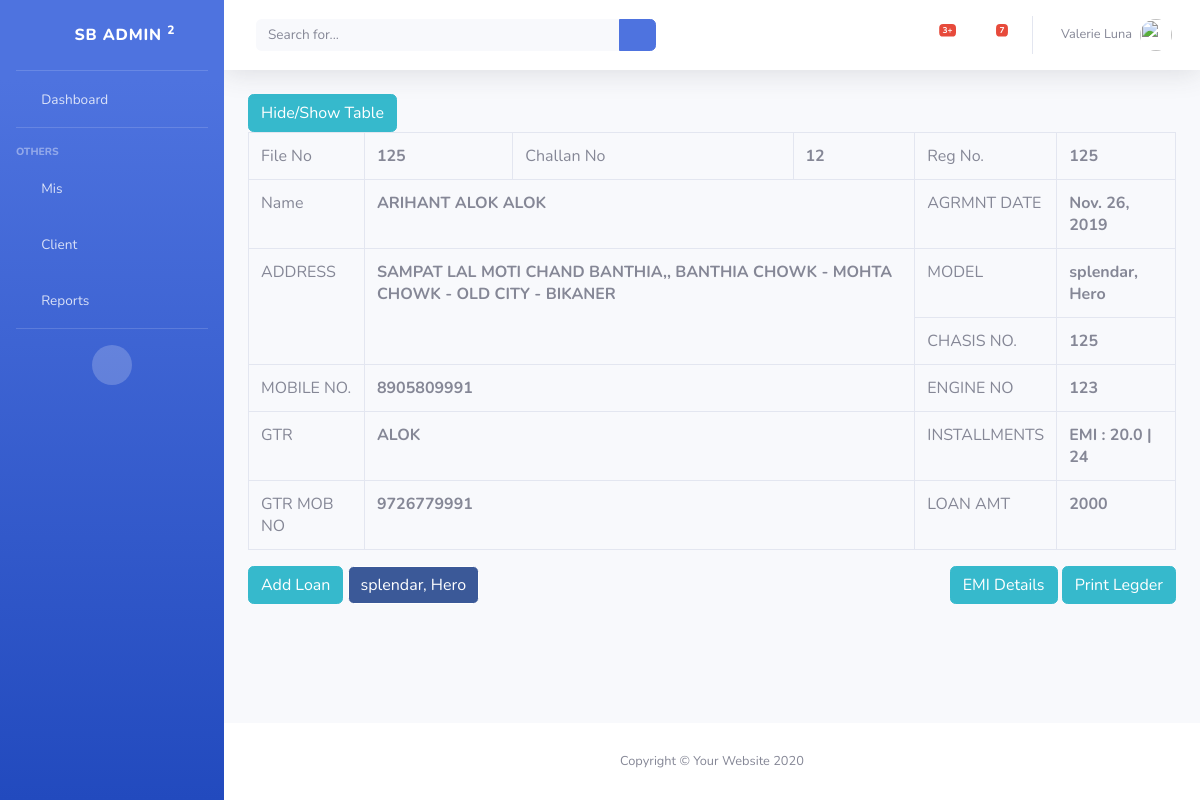
The app's page /loan/client/1/detail-loan/1 with its own data.
### loan/models.py (models this page shows, shortened)
class Client(models.Model):
    firm_id = models.ForeignKey(Firm, on_delete=models.CASCADE)
    challan_no = models.IntegerField()
    file_no = models.CharField(max_length=15)
    fname = models.CharField(max_length=50)
    mname = models.CharField(max_length=50, null=True)
    lname = models.CharField(max_length=50)
    addr = models.CharField(max_length=255)
    faliya = models.ForeignKey(Faliya, on_delete=models.CASCADE)
    mob_no = models.CharField(max_length=11)
    gtr = models.CharField(max_length=100)
    gtr_mob_no = models.CharField(max_length=11)
    class Meta:
        unique_together = ('firm_id', 'challan_no', 'file_no')

class Loan(models.Model):
    client = models.ForeignKey(Client, on_delete=models.CASCADE)
    vehical = models.ForeignKey(Vehical, on_delete=models.CASCADE)
    reg_no = models.CharField(max_length=50)
    agrmnt_date = models.DateField()
    chasis_no = models.CharField(max_length=50)
    engine_no = models.CharField(max_length=50)
    principle_amt = models.IntegerField()
    intrest_rate = models.FloatField()
    emi_amt = models.FloatField()
    months = models.IntegerField()
    class Meta:
        unique_together = ('reg_no', 'chasis_no', 'engine_no')

class Faliya(models.Model):
    village_id = models.ForeignKey(Village, on_delete=models.CASCADE)
    name = models.CharField(max_length=255)
    def __str__(self):
        return "{} - {}".format(self.name, self.village_id)

class Village(models.Model):
    taluka_id = models.ForeignKey(Taluka, on_delete=models.CASCADE)
    name = models.CharField(max_length=255)
    def __str__(self):
        return "{} - {}".format(self.name, self.taluka_id)

class Taluka(models.Model):
    district_id = models.ForeignKey(District, on_delete=models.CASCADE)
    name = models.CharField(max_length=255)
    def __str__(self):
        return "{} - {}".format(self.name, self.district_id)

class District(models.Model):
    name = models.CharField(max_length=255)
    class Meta:
        ordering = ['name']
    def __str__(self):
        return self.name

class Vehical(models.Model):
    company = models.CharField(max_length=255)
    name = models.CharField(max_length=255)
    model = models.CharField(max_length=255)
    class Meta:
        unique_together = ('company', 'name')
    def __str__(self):
        return self.name + ", " + self.company

### loan/views/loan_views.py (the view)
class LoanDetailView(DetailView):
    model = models.Loan
    context_object_name = 'loan_details'
    def get_context_data(self, **kwargs):
        context = super(LoanDetailView, self).get_context_data(**kwargs)
        context['client'] = models.Client.objects.get(pk=self.kwargs.get('client_pk'))
        return context

### loan/templates/loan/loan_detail.html
{% extends "base_template.html" %}
{% block content %}
    <button onclick="showClientTable()" class="btn btn-info">Hide/Show Table</button>
    <table class="table table-bordered" id="client_details" width="100%" cellspacing="0">
        <tr>
            <td>File No</td>
            <th>{{ client.file_no | upper }}</th>
            <td>Challan No</td>
            <th>{{ client.challan_no | upper }}</th>
            <td>Reg No.</td>
            <th>{{ loan_details.reg_no }}</th>
        </tr>
        <tr>
            <td>Name</td>
            <th colspan="3">{{ client.fname | upper }}
                {{ client.mname | upper }}
                {{ client.mname  | upper }}</th>
            <td>AGRMNT DATE</td>
            <th>{{ loan_details.agrmnt_date }}</th>
        </tr>
        <tr>
            <td rowspan="2">ADDRESS</td>
            <th rowspan="2" colspan="3">{{ client.addr | upper }}, {{ client.faliya | upper }}</th>
            <td>MODEL</td>
            <th>{{ loan_details.vehical }}</th>
        </tr>
        <tr>
            <td>CHASIS NO.</td>
            <th>{{ loan_details.chasis_no }}</th>
        </tr>
        <tr>
            <td>MOBILE NO.</td>
            <th colspan="3">{{ client.mob_no | upper }}</th>
            <td>ENGINE NO</td>
            <th>{{ loan_details.engine_no }}</th>
        </tr>
        <tr>
            <td>GTR</td>
            <th colspan="3">{{ client.gtr | upper }}</th>
            <td>INSTALLMENTS</td>
            <th> EMI : {{ loan_details.emi_amt }} | {{ loan_details.months }}</th>
        </tr>
        <tr>
            <td>GTR MOB NO</td>
            <th colspan="3">{{ client.gtr_mob_no | upper }}</th>
            <td>LOAN AMT</td>
            <th>{{ loan_details.principle_amt }}</th>
        </tr>
    </table>
    <div style="float: left">
        <a href="{% url 'loan:create-loan' client_pk=client.pk %}" class="btn btn-info">Add Loan</a>
        {% for loan in client.loan_set.all %}
            <a href="{% url 'loan:loan-detail' client_pk=client.pk pk=loan.pk %}"
               class="btn btn-facebook">
                {{ loan.vehical }}
            </a>
        {% endfor %}
    </div>
    <div style="float:right;">
        <a href="{% url 'loan:create-loan' client_pk=client.pk %}" class="btn btn-info">EMI Details</a>
        <a href="{% url 'loan:create-loan' client_pk=client.pk %}" class="btn btn-info">Print Legder</a>
    </div>
{% endblock %}

### records on screen
Client: file_no "125", challan_no "12", fname "ARIHANT", mname "ALOK", addr "SAMPAT LAL MOTI CHAND BANTHIA,", faliya "BANTHIA CHOWK - MOHTA CHOWK - OLD CITY - BIKANER", mob_no "8905809991", gtr "ALOK", gtr_mob_no "9726779991"
Loan: reg_no "125", agrmnt_date "Nov. 26, 2019", vehical "splendar, Hero", chasis_no "125", engine_no "123", emi_amt "20.0", months "24", principle_amt "2000"
